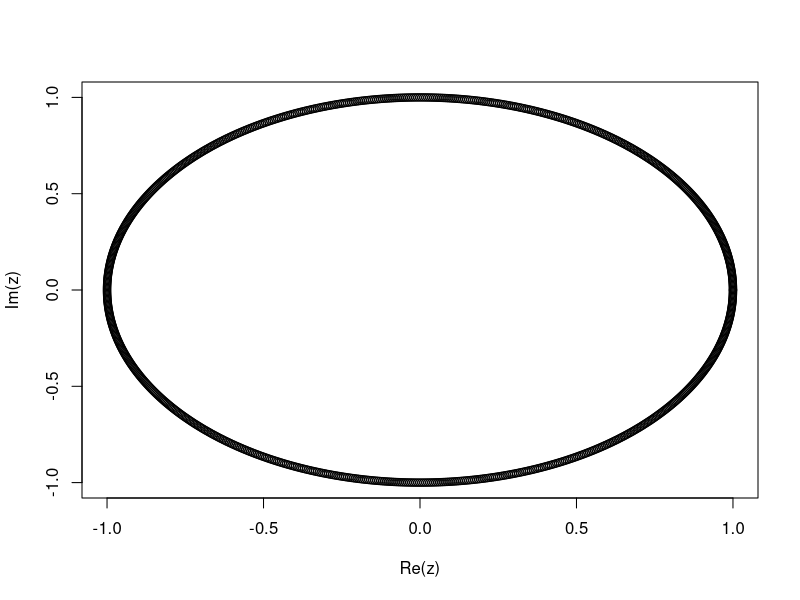
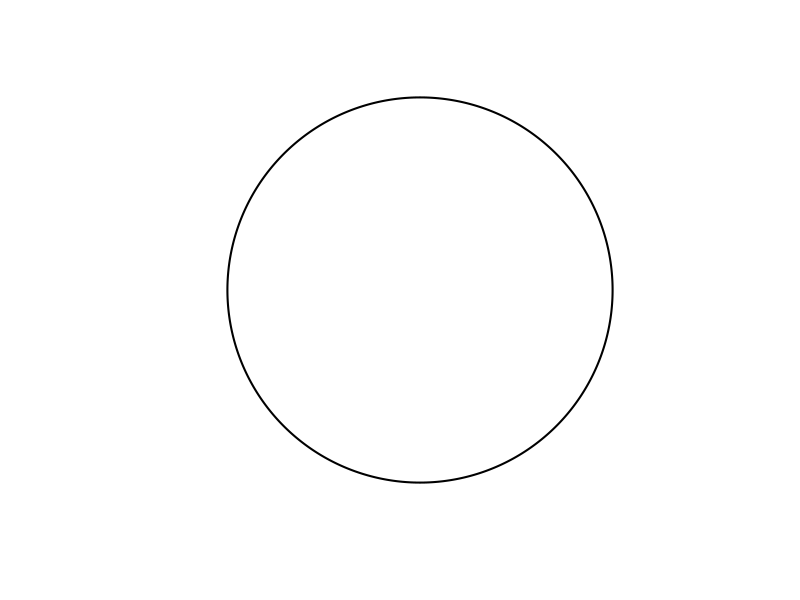
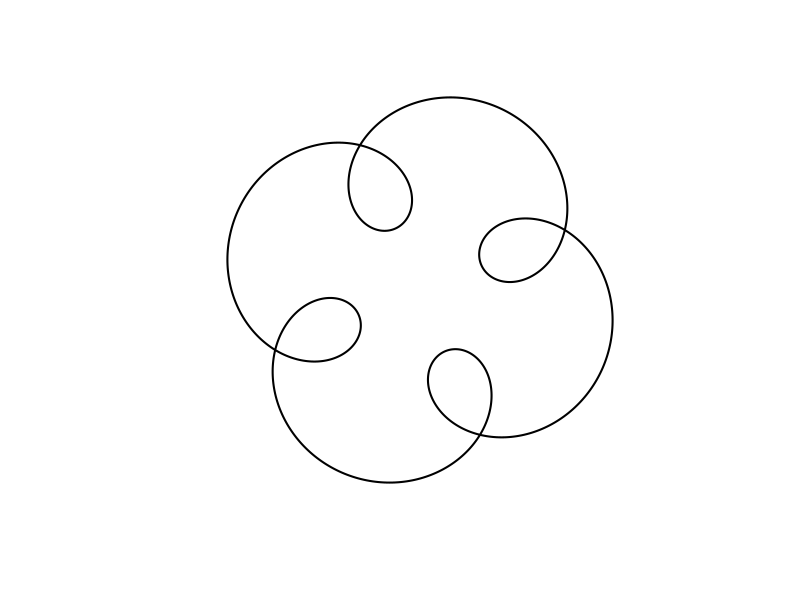
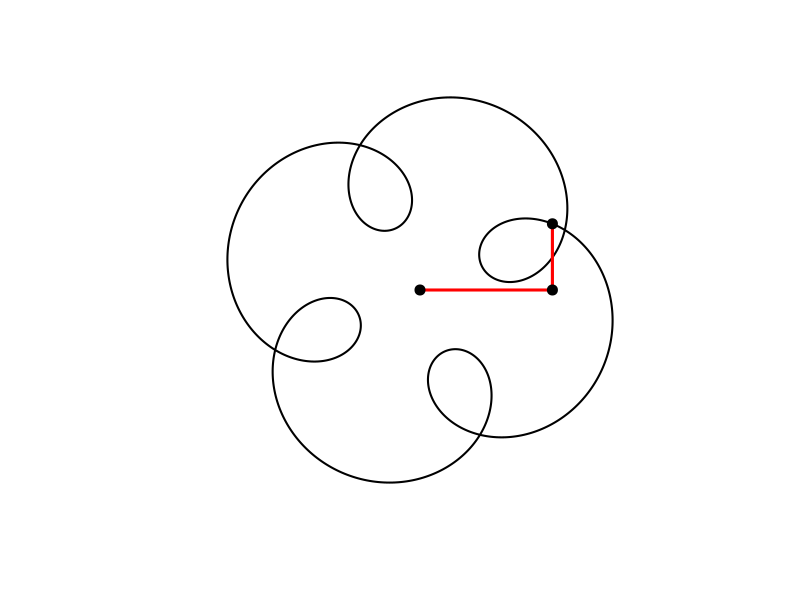
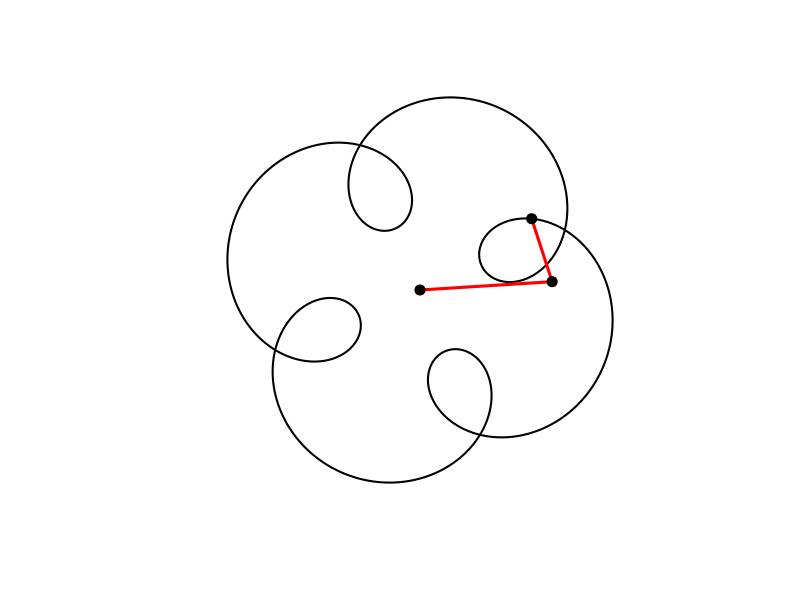
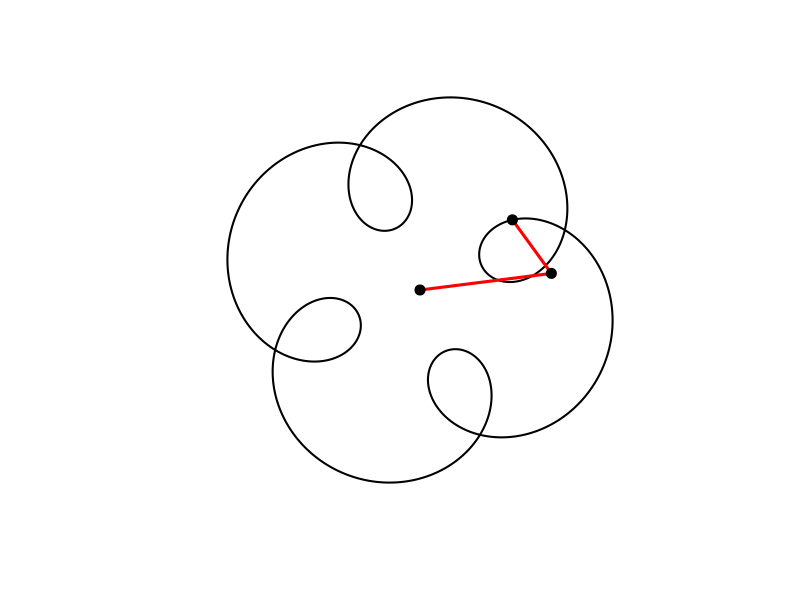
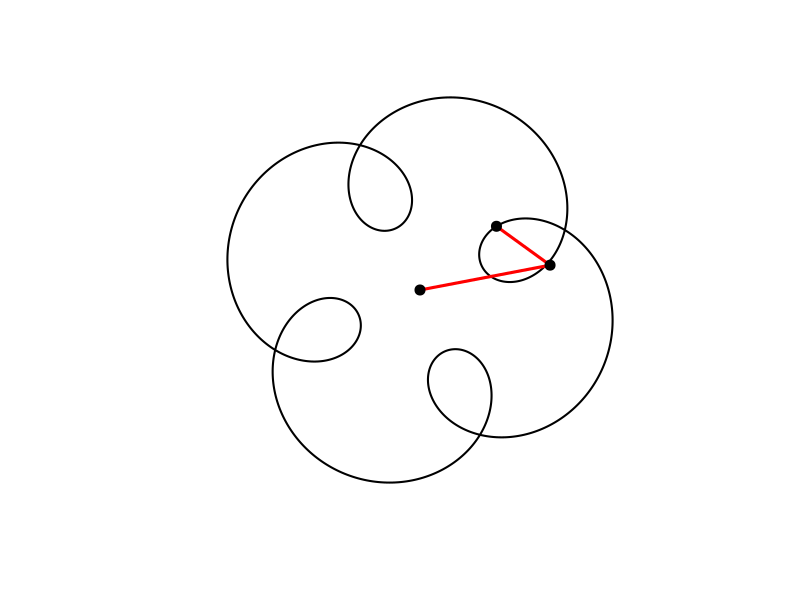
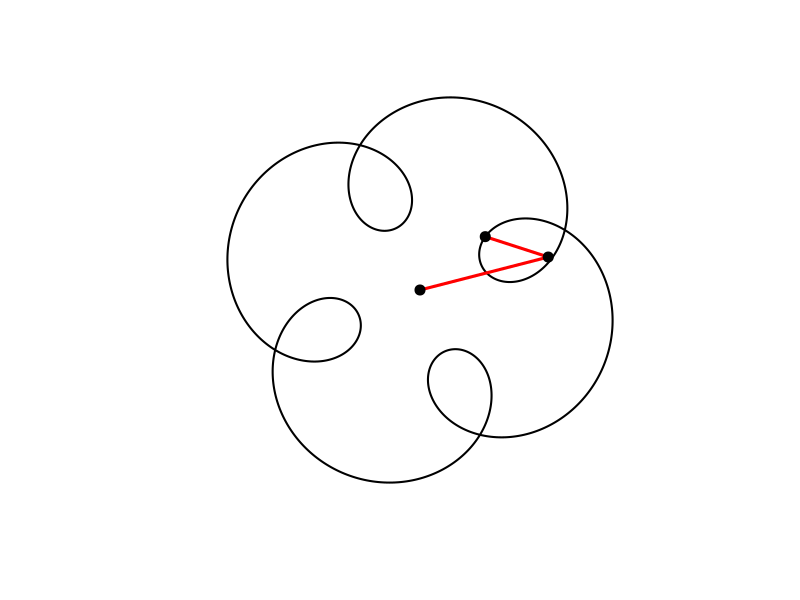

These figures' R source, in order:
## ---- chunk 1
#| include: false
knitr::opts_chunk$set(echo = TRUE)
## ---- chunk 2
t = seq(0, 4, l=1000)
## ---- chunk 3
# Script to draw a circle
t = seq(0, 4, l=1000)
z = 1i^t
plot(z)
## ---- chunk 4
cbind(t,z) |> head()
## ---- chunk 5
t = seq(0, 4, l=1000)
z = 1i^t
plot(z, axes=FALSE, ann=FALSE, type="l", lwd=2, asp=1)
## ---- chunk 6
amp=0.5
freq=5
phase=1

z = 1i^t +                      # Our original circle
  amp*(1i^(freq*t + phase))     # A new cirlce

plot(z, axes=FALSE, ann=FALSE, type="l", lwd=2, asp=1)
## ---- chunk 7
#| animation.hook: gifski
#| interval: 0.033333
amp=0.5
freq=5
phase=1
t = seq(0, 4, l=1000)

for(j in seq(1,1000,10)){

      z = 1i^t +                        # Our original circle
          amp*(1i^(freq*t + phase))     # A new cirlce
      
      plot(z, axes=FALSE, ann=FALSE, type="l", lwd=2, asp=1)

      lines(c(0,(1i^t)[j],z[j]),lwd=3,col="red") # add lines
      points(c(0,(1i^t)[j],z[j]),cex=2,pch=20)   # add points

      }

## ---- chunk 8
circle <- function(amp, freq, phase) amp*1i^(freq*seq(0,4,l=1000)+phase)

z = circle(1,1,0) + circle(0.5,5,0) + circle(0.6,9,1)

plot(z, axes=FALSE, ann=FALSE, type="l", lwd=2, asp=1)
## ---- chunk 9

circle <- function(amp, freq, phase) amp*1i^(freq*seq(0,4,l=1000)+phase)

for(j in seq(1,1000,2)){

      z = circle(1,1,0) + circle(0.5,5,0) + circle(0.6,9,1)
      plot(z, axes=FALSE, ann=FALSE, type="l", lwd=2, asp=1)
      lps = cumsum(c(0,circle(1,1,0)[j],circle(0.5,5,0)[j],circle(0.6,9,1)[j]))
      lines(lps,lwd=3,col="red")
      points(lps,cex=2,pch=20)
      }
## ---- chunk 10

circle <- function(amp, freq, phase) amp*1i^(freq*seq(0,4,l=1000)+phase)

for(j in seq(1,1000,2)){
      z = circle(1,1,0) + circle(0.5,5,0) + circle(0.6,-7,1)
      plot(z, axes=FALSE, ann=FALSE, type="l", lwd=2, asp=1)
      
      lps = cumsum(c(0,circle(1,1,0)[j],circle(0.5,5,0)[j],circle(0.6,-7,1)[j]))
      lines(lps,lwd=3,col="red")
      points(lps,cex=2,pch=20)
}
## ---- chunk 11

circle <- function(amp, freq, phase) amp*1i^(freq*seq(0,4,l=1000)+phase)
limits=c(-1,1)*2

for( j in seq(0,4,l=100)[-1]){

      z = circle(1,1,0) + circle(0.5,5,0) + circle(0.6,-7,j)
      
      plot(z, xlim=limits, ylim=limits,
           axes=FALSE, ann=FALSE, type="l", 
           lwd=2, asp=1, mar=c(0,0,0,0))
      }
## ---- chunk 12

circle <- function(amp, freq, phase) amp*1i^(freq*seq(0,400,l=800)+phase)
limits=c(-1,1)*3

for(j in seq(0,4,l=100)[-1]){

     z = circle(1,1,0) + circle(1,6,0) + circle(1,-9,j)
      
     par(bg="black", mar=c(0,0,0,0)) # set a black background
      
     # create plot with points
     plot(xlim=limits, ylim=limits,col="cyan",pch=20,
     z, axes=FALSE, ann=FALSE, asp=1)
     
     lines(z,col=hsv(.7,.5,1,.5)) # connect points with lines
      
     }
